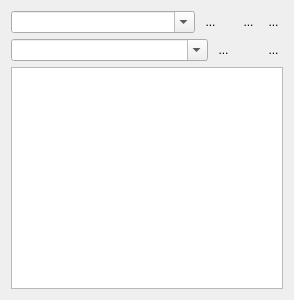
<?xml version="1.0" encoding="UTF-8"?>
<ui version="4.0">
 <class>ExplorerBar</class>
 <widget class="QWidget" name="ExplorerBar">
  <property name="geometry">
   <rect>
    <x>0</x>
    <y>0</y>
    <width>294</width>
    <height>300</height>
   </rect>
  </property>
  <property name="windowTitle">
   <string>File Explorer</string>
  </property>
  <property name="styleSheet">
   <string notr="true">QToolButton {
border: none;
}

QToolButton:hover, QToolButton:on  {
border: 1px solid rgb(200,200,200);
}</string>
  </property>
  <layout class="QVBoxLayout" name="verticalLayout">
   <item>
    <layout class="QHBoxLayout" name="horizontalLayout_2">
     <item>
      <widget class="QComboBox" name="leFilter">
       <property name="statusTip">
        <string>List of name filters to apply to the files (separated by ; without spaces)</string>
       </property>
       <property name="editable">
        <bool>true</bool>
       </property>
       <property name="insertPolicy">
        <enum>QComboBox::InsertAlphabetically</enum>
       </property>
       <property name="text" stdset="0">
        <string>*.*</string>
       </property>
      </widget>
     </item>
     <item>
      <widget class="QToolButton" name="tbClearFilter">
       <property name="sizePolicy">
        <sizepolicy hsizetype="Fixed" vsizetype="Preferred">
         <horstretch>0</horstretch>
         <verstretch>0</verstretch>
        </sizepolicy>
       </property>
       <property name="toolTip">
        <string>Clear name filter</string>
       </property>
       <property name="statusTip">
        <string>Disable name filtes and show all the files</string>
       </property>
       <property name="text">
        <string>...</string>
       </property>
       <property name="icon">
        <iconset resource="application.qrc">
         <normaloff>:/images/remove.png</normaloff>:/images/remove.png</iconset>
       </property>
      </widget>
     </item>
     <item>
      <spacer name="horizontalSpacer_3">
       <property name="orientation">
        <enum>Qt::Horizontal</enum>
       </property>
       <property name="sizeType">
        <enum>QSizePolicy::Fixed</enum>
       </property>
       <property name="sizeHint" stdset="0">
        <size>
         <width>13</width>
         <height>20</height>
        </size>
       </property>
      </spacer>
     </item>
     <item>
      <widget class="QToolButton" name="tbSynchReq">
       <property name="sizePolicy">
        <sizepolicy hsizetype="Fixed" vsizetype="Preferred">
         <horstretch>0</horstretch>
         <verstretch>0</verstretch>
        </sizepolicy>
       </property>
       <property name="toolTip">
        <string>Jump to current file</string>
       </property>
       <property name="statusTip">
        <string>Point to the current file</string>
       </property>
       <property name="text">
        <string>...</string>
       </property>
       <property name="icon">
        <iconset resource="application.qrc">
         <normaloff>:/images/view-sidetree.png</normaloff>:/images/view-sidetree.png</iconset>
       </property>
      </widget>
     </item>
     <item>
      <widget class="QToolButton" name="tbSynch">
       <property name="sizePolicy">
        <sizepolicy hsizetype="Fixed" vsizetype="Preferred">
         <horstretch>0</horstretch>
         <verstretch>0</verstretch>
        </sizepolicy>
       </property>
       <property name="toolTip">
        <string>Synchronize with tabs</string>
       </property>
       <property name="statusTip">
        <string>Automatically change the path when current tab has been changed</string>
       </property>
       <property name="text">
        <string>...</string>
       </property>
       <property name="icon">
        <iconset resource="application.qrc">
         <normaloff>:/images/synch.png</normaloff>:/images/synch.png</iconset>
       </property>
       <property name="checkable">
        <bool>true</bool>
       </property>
      </widget>
     </item>
    </layout>
   </item>
   <item>
    <layout class="QHBoxLayout" name="horizontalLayout">
     <item>
      <widget class="QComboBox" name="leDir">
       <property name="statusTip">
        <string>Directory to jump to</string>
       </property>
       <property name="editable">
        <bool>true</bool>
       </property>
       <property name="insertPolicy">
        <enum>QComboBox::InsertAlphabetically</enum>
       </property>
       <property name="sizeAdjustPolicy">
        <enum>QComboBox::AdjustToMinimumContentsLength</enum>
       </property>
      </widget>
     </item>
     <item>
      <widget class="QToolButton" name="tbRoot">
       <property name="toolTip">
        <string>Go root</string>
       </property>
       <property name="statusTip">
        <string>Navigate to the root directory (Ctrl+Home)</string>
       </property>
       <property name="text">
        <string>...</string>
       </property>
       <property name="icon">
        <iconset resource="application.qrc">
         <normaloff>:/images/browse-root.png</normaloff>:/images/browse-root.png</iconset>
       </property>
      </widget>
     </item>
     <item>
      <widget class="QToolButton" name="tbUp">
       <property name="toolTip">
        <string>Go up</string>
       </property>
       <property name="statusTip">
        <string>Navigate one directory up (Backspace)</string>
       </property>
       <property name="text">
        <string/>
       </property>
       <property name="icon">
        <iconset resource="application.qrc">
         <normaloff>:/images/browse-up.png</normaloff>:/images/browse-up.png</iconset>
       </property>
      </widget>
     </item>
     <item>
      <widget class="QToolButton" name="tbPickItem">
       <property name="sizePolicy">
        <sizepolicy hsizetype="Fixed" vsizetype="Preferred">
         <horstretch>0</horstretch>
         <verstretch>0</verstretch>
        </sizepolicy>
       </property>
       <property name="toolTip">
        <string>Jump to folder</string>
       </property>
       <property name="statusTip">
        <string>Pick the folder to jump to</string>
       </property>
       <property name="text">
        <string>...</string>
       </property>
       <property name="icon">
        <iconset resource="application.qrc">
         <normaloff>:/images/folder.png</normaloff>:/images/folder.png</iconset>
       </property>
      </widget>
     </item>
    </layout>
   </item>
   <item>
    <widget class="QListView" name="tvDirs">
     <property name="sizePolicy">
      <sizepolicy hsizetype="Expanding" vsizetype="Expanding">
       <horstretch>0</horstretch>
       <verstretch>0</verstretch>
      </sizepolicy>
     </property>
     <property name="contextMenuPolicy">
      <enum>Qt::ActionsContextMenu</enum>
     </property>
     <property name="autoScroll">
      <bool>true</bool>
     </property>
     <property name="editTriggers">
      <set>QAbstractItemView::DoubleClicked</set>
     </property>
     <property name="showDropIndicator" stdset="0">
      <bool>false</bool>
     </property>
     <property name="textElideMode">
      <enum>Qt::ElideMiddle</enum>
     </property>
     <property name="rootIsDecorated" stdset="0">
      <bool>true</bool>
     </property>
     <property name="uniformRowHeights" stdset="0">
      <bool>true</bool>
     </property>
     <property name="allColumnsShowFocus" stdset="0">
      <bool>true</bool>
     </property>
    </widget>
   </item>
  </layout>
  <action name="actionCopyPath">
   <property name="text">
    <string>Copy path</string>
   </property>
   <property name="toolTip">
    <string>Copy current item's path to clipboard</string>
   </property>
   <property name="shortcut">
    <string>Ctrl+C</string>
   </property>
   <property name="shortcutContext">
    <enum>Qt::WidgetShortcut</enum>
   </property>
  </action>
  <action name="actionCopyName">
   <property name="text">
    <string>Copy name</string>
   </property>
   <property name="toolTip">
    <string>Copy current item's name to clipboard</string>
   </property>
   <property name="shortcut">
    <string>Ctrl+Shift+C</string>
   </property>
   <property name="shortcutContext">
    <enum>Qt::WidgetShortcut</enum>
   </property>
  </action>
  <action name="actionOpen">
   <property name="text">
    <string>Open</string>
   </property>
   <property name="toolTip">
    <string>Open current item</string>
   </property>
   <property name="shortcut">
    <string>Return</string>
   </property>
   <property name="shortcutContext">
    <enum>Qt::WidgetShortcut</enum>
   </property>
  </action>
 </widget>
 <resources>
  <include location="application.qrc"/>
 </resources>
 <connections>
  <connection>
   <sender>tbClearFilter</sender>
   <signal>clicked()</signal>
   <receiver>leFilter</receiver>
   <slot>clearEditText()</slot>
   <hints>
    <hint type="sourcelabel">
     <x>206</x>
     <y>21</y>
    </hint>
    <hint type="destinationlabel">
     <x>106</x>
     <y>19</y>
    </hint>
   </hints>
  </connection>
 </connections>
</ui>
